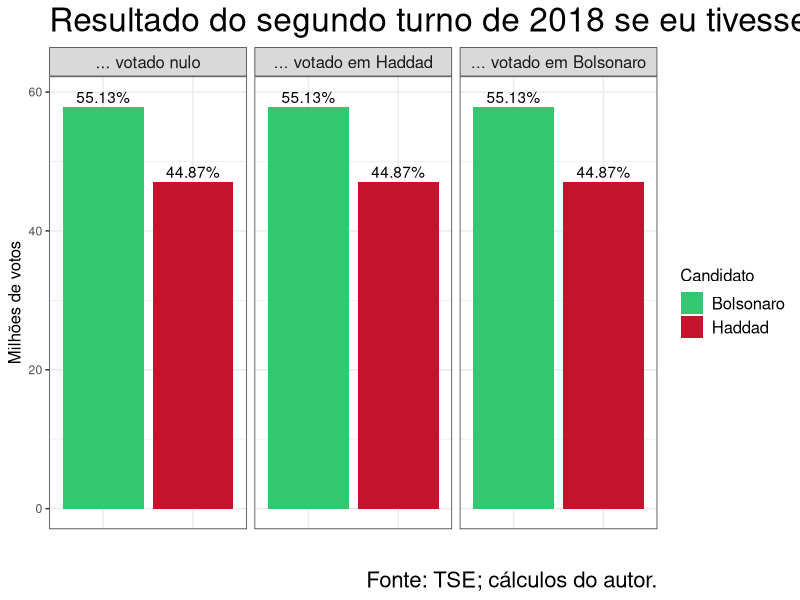

Write the R code that produced this figure.
# Biblioteca(s)
library(tidyverse)

# Construção de três cenários
resultados <- tibble(Cenário = map(.x = c("... votado nulo",
                                          "... votado em Haddad",
                                          "... votado em Bolsonaro"),
                                   .f = rep,
                                   times = 2) %>% 
                       unlist() %>% 
                       factor(levels = unique(.),
                              ordered = TRUE),
                     Candidato = rep(c("Bolsonaro",
                                       "Haddad"),
                                     times = 3),
                     Votos = c(57797847,
                               47040906,
                               57797847,
                               47040907,
                               57797848,
                               47040906)) %>% 
  group_by(Cenário) %>% 
  mutate(Percentual = round(100 * Votos / sum(Votos),
                            digits = 2) %>% 
           paste0("%"))

# Gráfico com o resultado do segundo turno em cada cenário
(p <- ggplot(resultados,
             aes(x = Candidato,
                 y = Votos / 10 ^ 6,
                 fill = Candidato)) +
    geom_col(position = "dodge") +
    geom_text(aes(label = Percentual),
              nudge_y = 1.5,
              show.legend = FALSE) +
    facet_wrap(facets = vars(Cenário)) +
    scale_fill_manual(values = c("#34C771", 
                                 "#C5122D")) +
    ggtitle("Resultado do segundo turno de 2018 se eu tivesse...") +
    theme_bw() +
    ylab("Milhões de votos") +
    xlab("") +
    theme(axis.text.x = element_blank(),
          axis.ticks.x = element_blank(),
          axis.title.y = element_text(size = 12),
          title = element_text(size = 20),
          strip.text = element_text(size = 12),
          legend.title = element_text(size = 12),
          legend.text = element_text(size = 12)) +
    labs(caption = "Fonte: TSE; cálculos do autor."))
